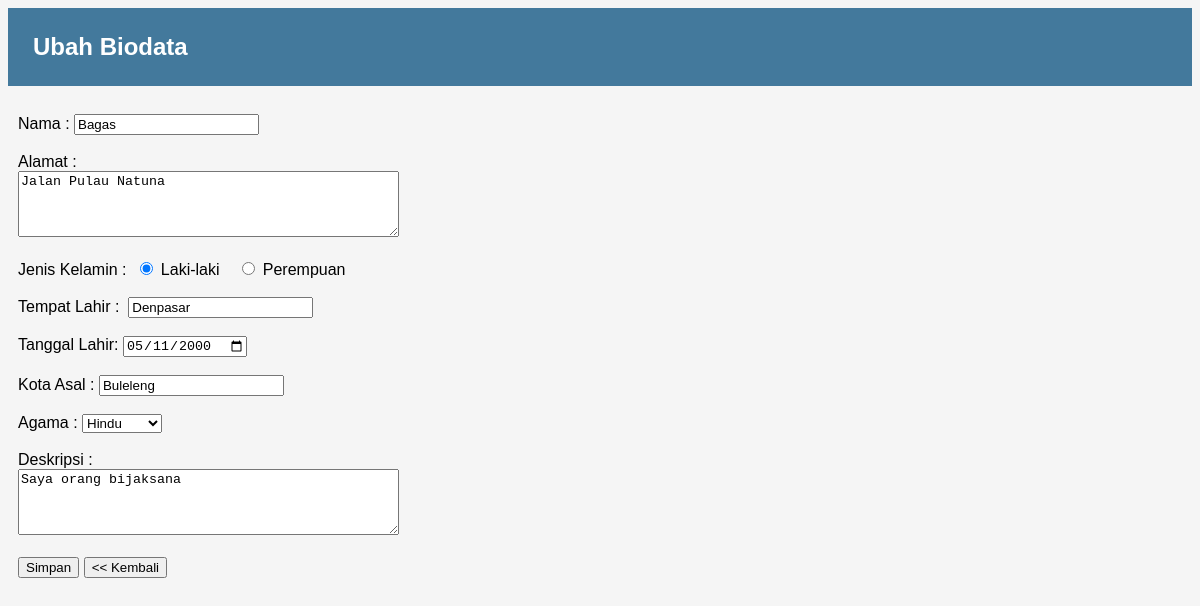
Screenshot of /modul9_1708561065/ubah.php?no=14 with the database file from the repository.
### tables this page shows
CREATE TABLE `data` (
  `no` int(11) NOT NULL,
  `nama` varchar(40) NOT NULL,
  `alamat` varchar(80) NOT NULL,
  `jenis_kelamin` varchar(15) NOT NULL,
  `tempat_lahir` varchar(40) NOT NULL,
  `tanggal_lahir` date NOT NULL,
  `kota_asal` varchar(30) NOT NULL,
  `agama` varchar(25) NOT NULL,
  `deskripsi` varchar(80) NOT NULL
);

### modul9_1708561065/ubah.php (the view, shortened to what this page needs)
<!DOCTYPE html>
<html>
    <head>
        <link rel="stylesheet" href="style.css">
    </head>
    <body>
        <?php
        $koneksi = mysqli_connect("localhost","root","","biodata") or die(mysqli_error());
        $no = $_GET['no'];
        $sql = "SELECT * FROM data WHERE no='$no'";
        $query = mysqli_query($koneksi, $sql);
        $data = mysqli_fetch_array($query);?>
        <div class="header">
            <h2>Ubah Biodata</h2>
        </div>
        <div class="container">
            <form action="" method="post">
                <br>
                <label>Nama :&nbsp</label><input class="txt" type="text" name="nama" value="<?php echo $data['nama']; ?>" required/><br><br>
                <label>Alamat :&nbsp</label><br>
                <textarea name="alamat" class="txt" cols="45" rows="4" required/><?php echo $data['alamat']; ?></textarea><br><br>
                <label>Jenis Kelamin :&nbsp</label>
                <?php
                    if($data['jenis_kelamin']=="Laki-Laki")
                    {
                        echo "<input type='radio'  name='jenis_kelamin'  value='Laki-Laki' checked=''><a>
                        Laki-laki &nbsp&nbsp</a>
                        <input type='radio' name='jenis_kelamin'value='Perempuan' >
                        <a>Perempuan </a>";
                    }else{
                        echo "<input type='radio'  name='jenis_kelamin' value='Laki-Laki' >
                        <a>Laki-laki  &nbsp&nbsp </a>
                        <input type='radio' name='jenis_kelamin' value='Perempuan' checked='' >
                        <a>Perempuan </a>";
                    }
                ?><br><br>
                <label>Tempat Lahir : &nbsp</label><input class="txt" type="text" name="tempat_lahir" placeholder="Tempat Lahir" value="<?php echo $data['tempat_lahir']; ?>" required/><br><br>
                <label><a>Tanggal Lahir:&nbsp</a></label><input class="txt" type="date" name="tanggal_lahir" placeholder="Tanggal Lahir" value="<?php echo $data['tanggal_lahir']; ?>" required/><br><br>
                <label>Kota Asal :&nbsp</label><input class="txt" type="text" name="kota_asal" placeholder="Kota Asal" value="<?php echo $data['kota_asal']; ?>"required/><br><br>
                <label>Agama :&nbsp</label><select class="select"  name="agama" />
                    <option hidden><?php echo $data['agama']; ?></option>
                </select><br><br>
                <label>Deskripsi :&nbsp</label><br>
                <textarea name="deskripsi" class="txt" cols="45" rows="4" required/><?php echo $data['deskripsi']; ?></textarea><br><br>
                <input class="button" type="submit" name="simpan" value="Simpan">
                <input type="button" value="<< Kembali" onclick="location.href='index.php';"><br><br>
            </form>
        </div>
    </body>
</html>

### modul9_1708561065/style.css (style rules this page uses)
body { font-family: helvetica,garamond; background-color: rgb(245,245,245); }
.header { background-color: rgb(67,121,156); color: white; margin: 0; padding: 15px; }
.header h2,h4 { margin: 10px; }
.container { margin: 0px; padding: 10px; }

### rows the page displays
data: nama "Bagas", alamat "Jalan Pulau Natuna", tempat_lahir "Denpasar", tanggal_lahir "05/11/2000", kota_asal "Buleleng", agama "Hindu", deskripsi "Saya orang bijaksana"
